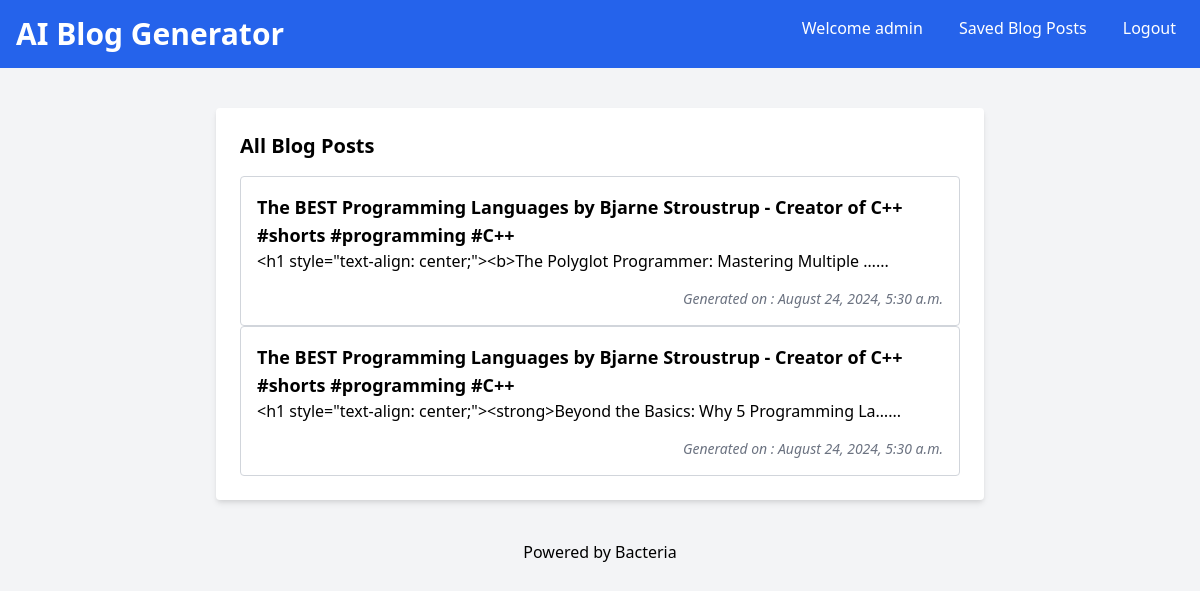
Page /blog-list/ (signed in) on the committed database.
### ai_blog_generator/models.py (models this page shows, shortened)
class BlogPost(models.Model):
    user = models.ForeignKey(User,on_delete=models.CASCADE)
    yt_title = models.CharField(max_length=300)
    yt_link = models.URLField()
    generated_content = models.TextField()
    formated_content = models.TextField()
    created_at = models.DateTimeField(auto_now_add=True)

### ai_blog_generator/views.py (the view)
# urls.py: path('blog-list/',views.blog_list,name='blog-list'),
def blog_list(request):
    blog_articles = BlogPost.objects.filter(user = request.user)
    return render(request,'all-blogs.html',{'blog_articles':blog_articles})

### templates/all-blogs.html (shortened to what this page needs)
<!DOCTYPE html>
<html lang="en">
<head>
    <link href="https://cdn.jsdelivr.net/npm/tailwindcss@2.2.19/dist/tailwind.min.css" rel="stylesheet">
</head>
<body class="bg-gray-100 font-sans antialiased">
    <nav class="bg-blue-600 p-4 text-white flex justify-between">
        <div>
            <a href="/"><h1 class="text-3xl font-bold">AI Blog Generator</h1></a>
        </div>
        <div>
            <a class="text-white  mx-4">Welcome {{ user.username }}</a>
            <a href="{% url "blog-list" %}" class="text-white hover:underline mx-4">Saved Blog Posts</a>
            <a href="{% url "logout" %}" class="text-white hover:underline ml-4 mr-2">Logout</a>
        </div>
    </nav>
     <div class="container mx-auto mt-10 px-4 sm:px-0">
        <div class="max-w-3xl mx-auto  bg-white p-6 rounded shadow-md  ">
             <section>
                <h2 class="text-xl mb-4 font-semibold">All Blog Posts</h2>
                <div class="space-y-4">
                    {% for blog  in blog_articles reversed%}
                        <a href="{% url "blog-details" blog.id %}">
                            <div class="border border-gray-300 p-4 rounded">
                                <h3 class="text-lg font-semibold">{{ blog.yt_title }}</h3>
                                <p>{{blog.generated_content|truncatechars:80}}...</p>
                                <h1 class="text-sm text-gray-500 mt-4 italic text-right">Generated on : {{ blog.created_at|date:"F j, Y, g:i a" }}</h1>
                            </div>
                        </a>
                    {% endfor %}
                </div>
             </section>
        </div>
     </div>
     <footer class="text-center p-4 text-black mt-6">
        Powered by <a href="">Bacteria</a>
    </footer>
</body>
</html>

### rows in the picture
BlogPost: yt_title "The BEST Programming Languages by Bjarne Stroustrup - Creator of C++ #shorts #programming #C++", generated_content "<h1 style=\"text-align: center;\"><b>The Polyglot Programmer: Mastering Multiple …", created_at "August 24, 2024, 5:30 a.m."
BlogPost: yt_title "The BEST Programming Languages by Bjarne Stroustrup - Creator of C++ #shorts #programming #C++", generated_content "<h1 style=\"text-align: center;\"><strong>Beyond the Basics: Why 5 Programming La…", created_at "August 24, 2024, 5:30 a.m."

### other values in the picture
{{ user.username }} "admin"
